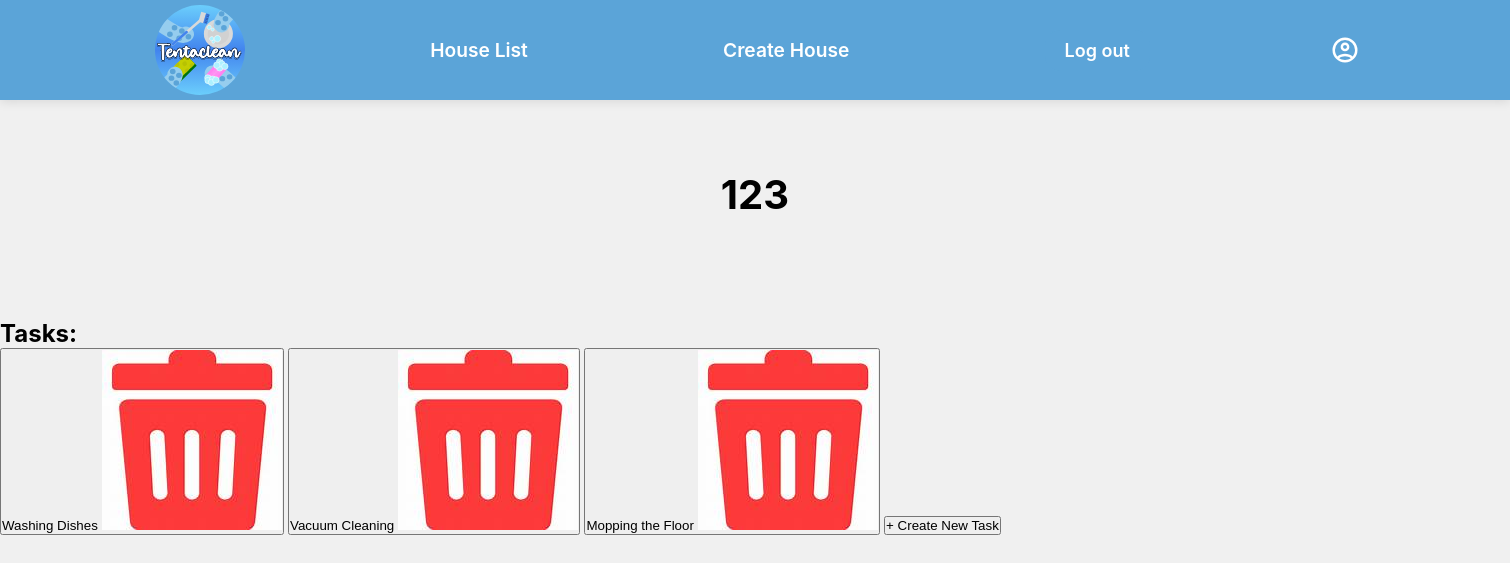
/taskpage/1, run on an earlier commit of the app's database.
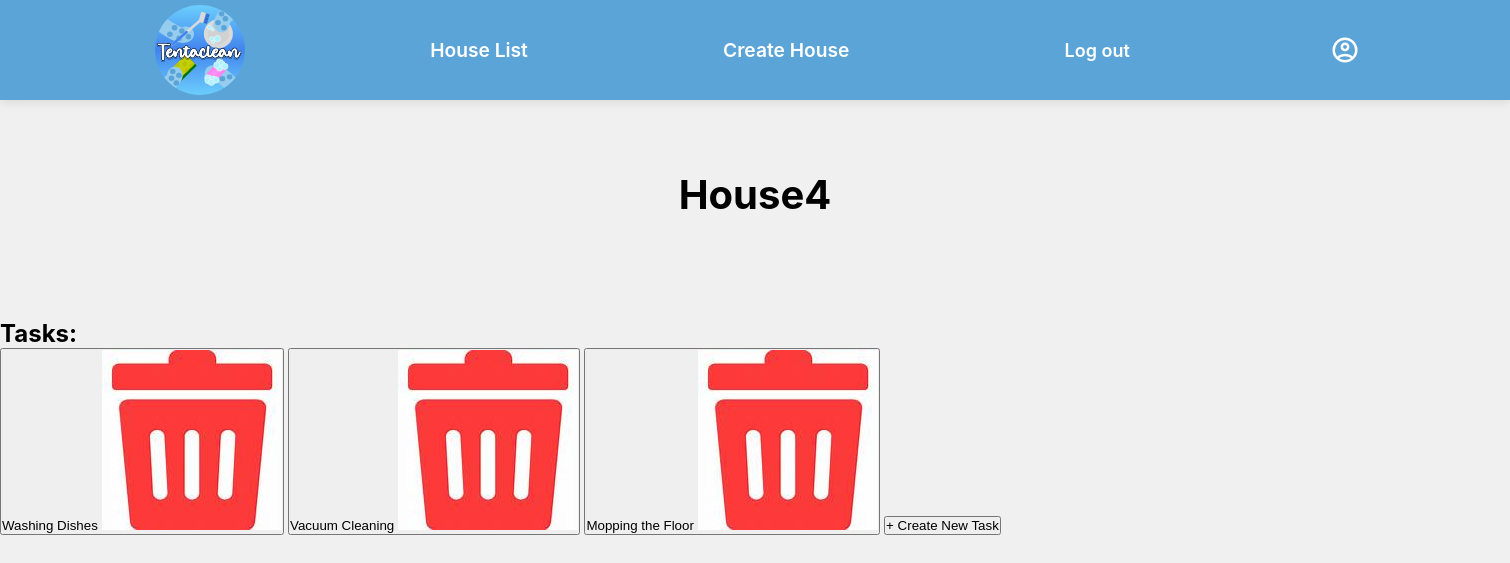
And on a later commit of the database.
### app.py (models this page shows)
class House(db.Model):
    id = db.Column(db.Integer, primary_key=True)
    ownerid = db.Column(db.Integer, db.ForeignKey("user.id"))
    name = db.Column(db.String(255), unique=True, nullable=False)
    address = db.Column(db.String(255), unique=False, nullable=True)
    capacity = db.Column(db.Integer, unique=False)
    description = db.Column(db.String(255), unique=False, nullable=False)
    password = db.Column(db.String(255), unique=False, nullable=True)

### app.py (the view)
@app.route("/taskpage/<int:house_id>")
def taskpage(house_id):
    house = House.query.get_or_404(house_id)
    return render_template("taskpage.html", house=house)

### templates/taskpage.html (shortened to what this page needs)
<!DOCTYPE html>
<html lang="en">
<head>
        <link rel="stylesheet" href="../static/css/styles.css">
</head>
<header>
    <nav class="nav">
        <a class="Tentaclean" href="{{url_for('home')}}">Tentaclean</a>
        <a class="HouseList" href="{{url_for('houselist')}}">House List</a>
        <a class="Home" href="{{url_for('createhouse')}}">Create House</a>
        <a id="logOut">Log out</a>
        <img src="../static/img/icons/account_circle.svg" alt="account" id="accounticon">
    </nav>
</header>
<body>
    <main>
        <h1 class="intro">{{house.name}}</h1>
    </main>
 <div class="task-list">
    <h2 id="Taskpage">Tasks:</h2>
    <button class="task-btn">
        Washing Dishes
        <a href="URL" class="task-icon">
          <img src="../static/img/icons/trash_can.jpg" alt="Trash Icon" class="task-icon">
        </a>
    </button>
    <button class="task-btn">
        Vacuum Cleaning
        <a href="URL" class="task-icon">
          <img src="../static/img/icons/trash_can.jpg" alt="Trash Icon" class="task-icon">
        </a>
    </button>
    <button class="task-btn">
        Mopping the Floor
        <a href="URL" class="task-icon">
          <img src="../static/img/icons/trash_can.jpg" alt="Trash Icon" class="task-icon">
        </a>
    </button>
    <button class="task-btn create-btn">
        <span class="plus">+</span>
        Create New Task
    </button>
 </div>
</body>
</html>

### static/css/styles.css (style rules this page uses)
body { font-family: "Inter", sans-serif; background-color: #f0f0f0; overflow-x: hidden; }
h1 { font-size: 40px; position:absolute; width: 100vw; margin-top: 20px; text-align: left; margin-left: 20px; animation: slideInFromTop 0.6s ease-out; }
.Tentaclean { width: 70px; height: 70px; color: transparent; text-decoration: none; text-align: center; font-weight: bold; background-image: url(/static/img/icons/App_icon_circle.svg); background-repeat: no-repeat; background-position: center; background-size: contain; }
nav { height:100px; background-color: #5BA4D8; display: flex; justify-content: space-between; align-items: center; padding: 0 150px; box-shadow: 0 2px 10px rgba(0, 0, 0, 0.1); position: relative; z-index: 100; }
nav a { color: white; font-weight: 600; text-decoration: none; font-size: larger; cursor: pointer; display: inline-block; padding: 10px 15px; position: relative; z-index: 1000; white-space: nowrap; }
#accounticon { position: static; width: 30px; filter: invert(100%); transition: all 0.3s ease; cursor: pointer; }
* { margin: 0px; padding: 0px; }
.intro { text-align: center; margin-top: 70px; margin-left: 0; margin-bottom: 100px; }
h1 { position: static; }
html { scroll-behavior: smooth; }
#logOut { position: relative; margin: 15px; padding: 10px 20px; font-size: 16px; cursor: pointer; border-radius: 15px; font-size: 18px; text-decoration: none; text-align: center; border: none; background-color: #5ba4d8; color: white; }
* { transition-timing-function: cubic-bezier(0.4, 0, 0.2, 1); }

What changed in the data, as far as the page shows it:
changed House: name "123" → "House4"
